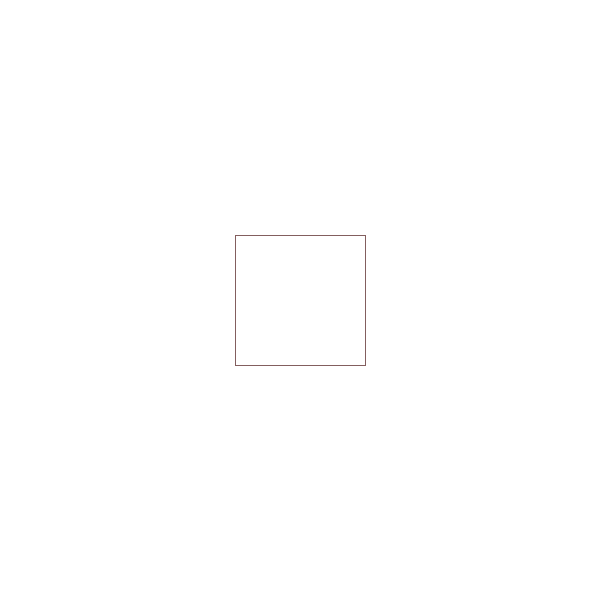
Frame 1 (no input)
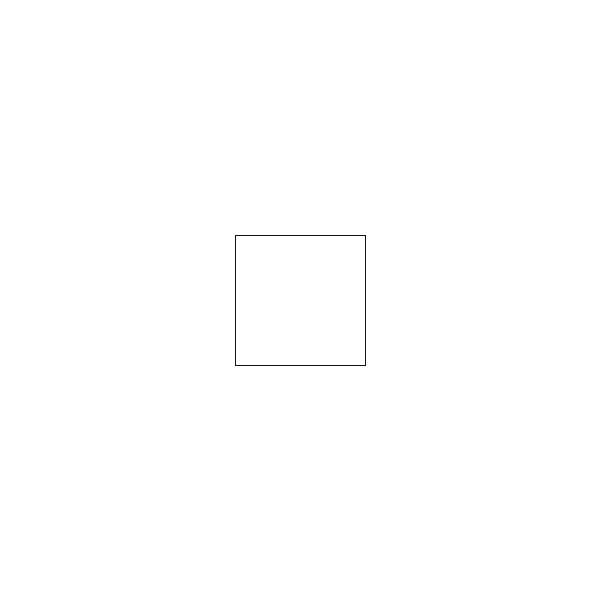
Frame 60 (the mouse pressed at the canvas centre just before this capture)
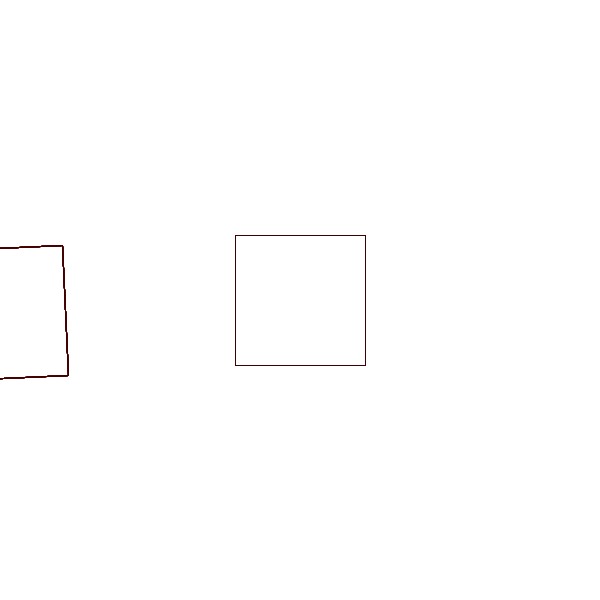
Frame 120 (the mouse held since frame 60 and released just before this capture)

The Processing sketch that drew these frames (run headless with seeded random() and noise(); from frame 60 on, the mouse is pressed at the canvas centre):

// Processing sketch: processing_141542
// ── processing_141542.pde

void setup()
{
  size(600, 600);
  background(255);
}


void draw()
{
  pushMatrix();
  translate(height/2, width/2);
  rotate(mouseX*2.0);
  rectMode(CENTER);
  noFill();
  stroke(153, 0, 0,100);
  rect(mouseX, 0, 130, 130);
  popMatrix();
  resetMatrix();
  
  
  pushMatrix();
  translate(height/2, width/2);
  rotate(mouseY*2.0);
  rectMode(CENTER);
  noFill();
  stroke(0, 0, 0, 100);
  rect(mouseX, 0, 130, 130);
  popMatrix();
  resetMatrix();


}
